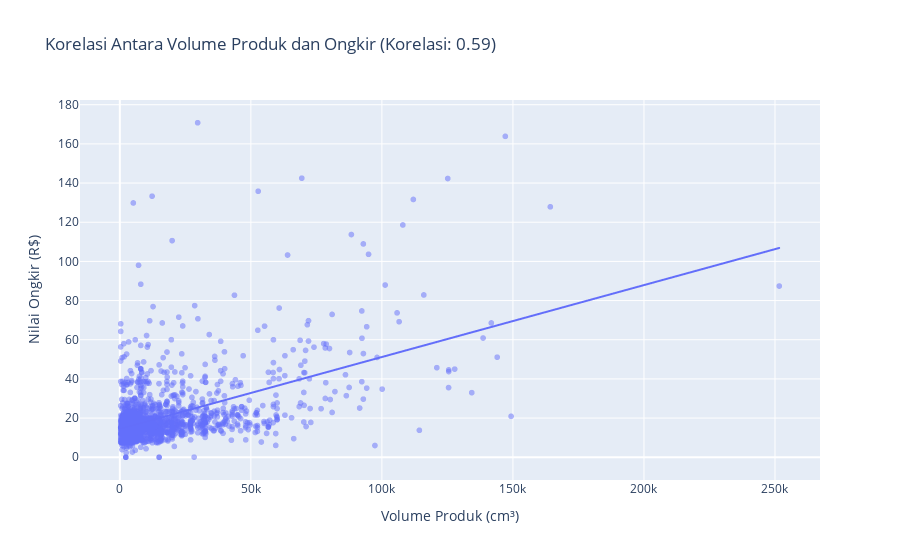

The code cell stored with this chart in its notebook:
### Code cell
import pandas as pd
import numpy as np
import plotly.express as px

# --- 1. Data Loading ---
def load_data():
    """Memuat dataset yang diperlukan."""
    path = "E-commerce/"
    try:
        order_items = pd.read_csv(path + "order_items_dataset.csv")
        products = pd.read_csv(path + "products_dataset.csv")
    except FileNotFoundError as e:
        print(f"Error loading data: {e}")
        return None
    return order_items, products

# --- 2. Main Execution ---
if __name__ == "__main__":
    # Memuat data
    data = load_data()
    if data:
        order_items, products = data

        # --- Persiapan Data ---
        print("Mempersiapkan data...")
        
        # 1. Hitung volume produk
        products['product_volume_cm3'] = products['product_length_cm'] * products['product_height_cm'] * products['product_width_cm']
        
        # 2. Gabungkan dataset untuk menghubungkan volume dengan ongkir
        df_analysis = order_items.merge(products, on='product_id', how='left')
        df_analysis.dropna(subset=['product_volume_cm3', 'freight_value'], inplace=True)
        print("Persiapan data selesai.")

        # --- Analisis dan Plotting ---
        print("Menganalisis: Volume Produk vs. Nilai Ongkir...")
        
        # Hitung korelasi pada keseluruhan data
        correlation = df_analysis['product_volume_cm3'].corr(df_analysis['freight_value'])
        
        # <-- MODIFIKASI: Ambil sampel acak untuk visualisasi agar tidak terlalu padat -->
        sample_size = min(2000, len(df_analysis)) # Ambil 2000 sampel atau kurang
        df_sample = df_analysis.sample(n=sample_size, random_state=42)
        
        # <-- MODIFIKASI: Ganti px.bar menjadi px.scatter dengan trendline -->
        fig = px.scatter(
            df_sample,
            x='product_volume_cm3',
            y='freight_value',
            opacity=0.5, # Membuat titik transparan untuk melihat kepadatan
            trendline="ols", # Menambahkan garis tren (Ordinary Least Squares)
            title=f"Korelasi Antara Volume Produk dan Ongkir (Korelasi: {correlation:.2f})",
            labels={'product_volume_cm3': 'Volume Produk (cm³)', 'freight_value': 'Nilai Ongkir (R$)'}
        )
        
        fig.show()
        print("\nAnalisis selesai. Periksa browser Anda untuk melihat plotnya.")

### Figure 1 — Plotly figure (JSON) as saved in the notebook; plotly's stock layout.template omitted (floating-point values rounded to 4 significant figures; data arrays with more than 128 entries replaced by an {"elided": "..."} marker saying what was removed)
{"data": [{"hovertemplate": "Volume Produk (cm³)=%{x}<br>Nilai Ongkir (R$)=%{y}<extra></extra>", "legendgroup": "", "marker": {"color": "#636efa", "opacity": 0.5, "symbol": "circle"}, "mode": "markers", "name": "", "showlegend": false, "type": "scattergl", "x": {"elided": "2000 int values"}, "xaxis": "x", "y": {"elided": "2000 float values"}, "yaxis": "y"}, {"hovertemplate": "<b>OLS trendline</b><br>freight_value = 0.000367198 * product_volume_cm3 + 14.4621<br>R<sup>2</sup>=0.270924<br><br>Volume Produk (cm³)=%{x}<br>Nilai Ongkir (R$)=%{y} <b>(trend)</b><extra></extra>", "legendgroup": "", "marker": {"color": "#636efa", "symbol": "circle"}, "mode": "lines", "name": "", "showlegend": false, "type": "scattergl", "x": {"elided": "2000 int values"}, "xaxis": "x", "y": {"elided": "2000 float values"}, "yaxis": "y"}], "layout": {"legend": {"tracegroupgap": 0}, "title": {"text": "Korelasi Antara Volume Produk dan Ongkir (Korelasi: 0.59)"}, "xaxis": {"anchor": "y", "domain": [0, 1], "title": {"text": "Volume Produk (cm³)"}}, "yaxis": {"anchor": "x", "domain": [0, 1], "title": {"text": "Nilai Ongkir (R$)"}}}}
